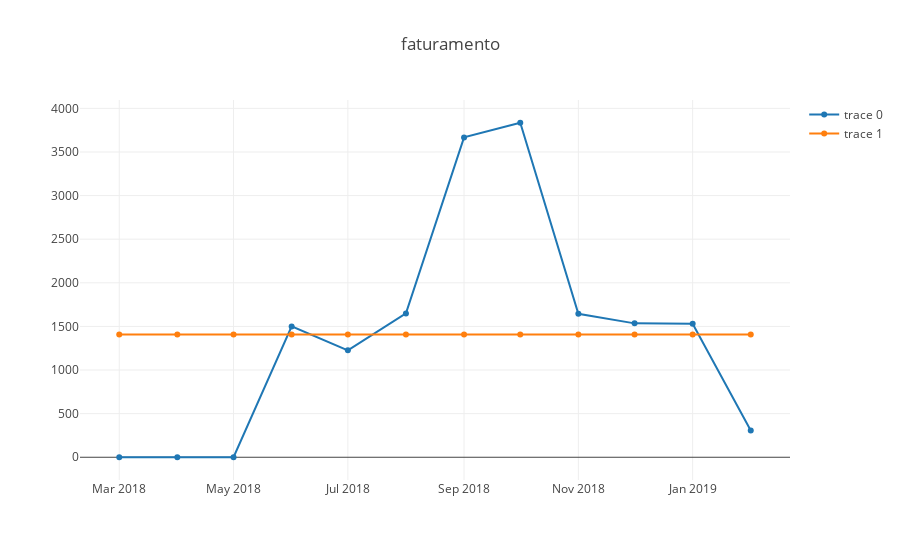

Here is the notebook cell this chart was saved with:
### Code cell
plot(ls.faturamentos)

### Figure 1 — Plotly figure (JSON) as saved in the notebook; plotly's stock layout.template omitted (floating-point values rounded to 4 significant figures)
{"data": [{"type": "scatter", "uid": "b8514d63-6183-4a6e-933f-255e13cd6e50", "x": ["2018-03-01", "2018-04-01", "2018-05-01", "2018-06-01", "2018-07-01", "2018-08-01", "2018-09-01", "2018-10-01", "2018-11-01", "2018-12-01", "2019-01-01", "2019-02-01"], "y": [0, 0, 0, 1500, 1226.0, 1650.0, 3667.0, 3835.0, 1644.0, 1535.0, 1530.0, 307]}, {"type": "scatter", "uid": "a28b87a5-5d4b-4fe9-925f-59ebcaa5dcce", "x": ["2018-03-01", "2018-04-01", "2018-05-01", "2018-06-01", "2018-07-01", "2018-08-01", "2018-09-01", "2018-10-01", "2018-11-01", "2018-12-01", "2019-01-01", "2019-02-01"], "y": [1408.0, 1408.0, 1408.0, 1408.0, 1408.0, 1408.0, 1408.0, 1408.0, 1408.0, 1408.0, 1408.0, 1408.0]}], "layout": {"title": {"text": "faturamento"}}}
